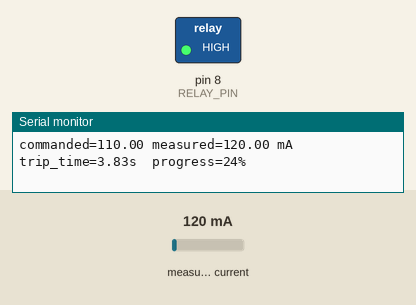
Simulated run of this sketch. Board: Arduino Uno, built with avr-gcc and run on an emulated ATmega328P. Shown: switched loads named in the sketch (green lamp = pin HIGH), the last lines printed to the serial monitor. The test bench sets the inputs (shaded band); at power-on: measured current 120 mA.

Above: at 1.2 s.
1.3 s: measured current set to 111 mA
2.8 s: measured current set to 105 mA
4.3 s: measured current set to 109 mA
At 7.8 s:
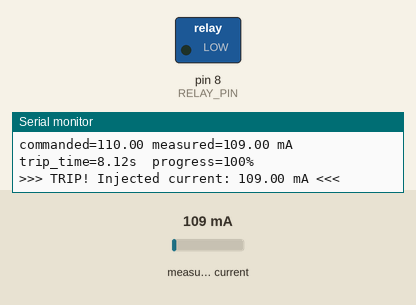
Timing chart, 0 to 9.3 s (numbered marks = the images above; inputs shaded):
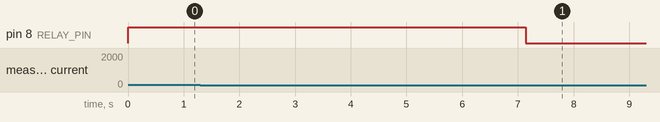

The sketch:

Proj_4_Current_Injection_test_set.ino
```cpp
#include <Wire.h>
#include <Adafruit_MCP4725.h>
#include <Adafruit_INA219.h>

Adafruit_MCP4725 dac;
Adafruit_INA219 ina219;

// ---- Current source calibration ----
// 10-ohm sense resistor: command_voltage = target_mA/1000 * 10
// DAC 12-bit (0-4095) over measured ~4.6V VCC
const float VCC = 4.6;
const float R_SENSE = 10.0;

// ---- Relay (IDMT) settings ----
const float I_PICKUP = 100.0;   // mA
const float TMS = 0.10;
const float K = 0.14, A = 0.02;
const int RELAY_PIN = 8;

// ---- Command: set the injected current ----
float commanded_mA = 110.0;

// ---- State ----
float trip_accumulator = 0.0;
unsigned long last_time = 0;
bool tripped = false;
int print_counter = 0;

void setCurrent_mA(float target_mA) {
  float command_voltage = (target_mA / 1000.0) * R_SENSE;
  int dac_value = (int)((command_voltage / VCC) * 4095);
  if (dac_value > 4095) dac_value = 4095;
  if (dac_value < 0) dac_value = 0;
  dac.setVoltage(dac_value, false);
}

void setup() {
  Serial.begin(9600);
  pinMode(RELAY_PIN, OUTPUT);
  digitalWrite(RELAY_PIN, HIGH);   // relay inactive = contact closed = load energized
  dac.begin(0x60);
  if (!ina219.begin()) { Serial.println("INA219 not found"); while(1); }
  Serial.println("Injection test set + relay ready.");
  setCurrent_mA(commanded_mA);
  last_time = millis();
}

void loop() {
  // measure the actual injected current
  float measured = ina219.getCurrent_mA();
  if (measured < 0) measured = -measured;

  unsigned long now = millis();
  float dt = (now - last_time) / 1000.0;
  last_time = now;

  print_counter++;
  bool show = (print_counter % 5 == 0);

  if (tripped) {
    if (measured < I_PICKUP) {
      tripped = false; trip_accumulator = 0;
      digitalWrite(RELAY_PIN, HIGH);
      Serial.println("Relay reset.");
    }
    delay(100);
    return;
  }

  if (measured > I_PICKUP) {
    float M = measured / I_PICKUP;
    float denom = pow(M, A) - 1.0;
    if (denom < 0.0001) denom = 0.0001;
    float trip_time = TMS * (K / denom);
    trip_accumulator += dt / trip_time;
    if (trip_accumulator > 1.0) trip_accumulator = 1.0;

    if (show) {
      Serial.print("commanded="); Serial.print(commanded_mA);
      Serial.print(" measured="); Serial.print(measured);
      Serial.print(" mA  trip_time="); Serial.print(trip_time, 2);
      Serial.print("s  progress="); Serial.print(trip_accumulator*100, 0); Serial.println("%");
    }

    if (trip_accumulator >= 1.0) {
      tripped = true;
      digitalWrite(RELAY_PIN, LOW);    // activate relay = trip
      Serial.print(">>> TRIP! Injected current: "); Serial.print(measured); Serial.println(" mA <<<");
    }
  } else {
    trip_accumulator -= dt * 0.5;
    if (trip_accumulator < 0) trip_accumulator = 0;
    if (show) {
      Serial.print("commanded="); Serial.print(commanded_mA);
      Serial.print(" measured="); Serial.print(measured); Serial.println(" mA  (normal)");
    }
  }
  delay(100);
}
```

Measured:
- after the input at 4.3 s, pin 8 (RELAY_PIN): HIGH → LOW after 2.8 s instead of 4.9 s
